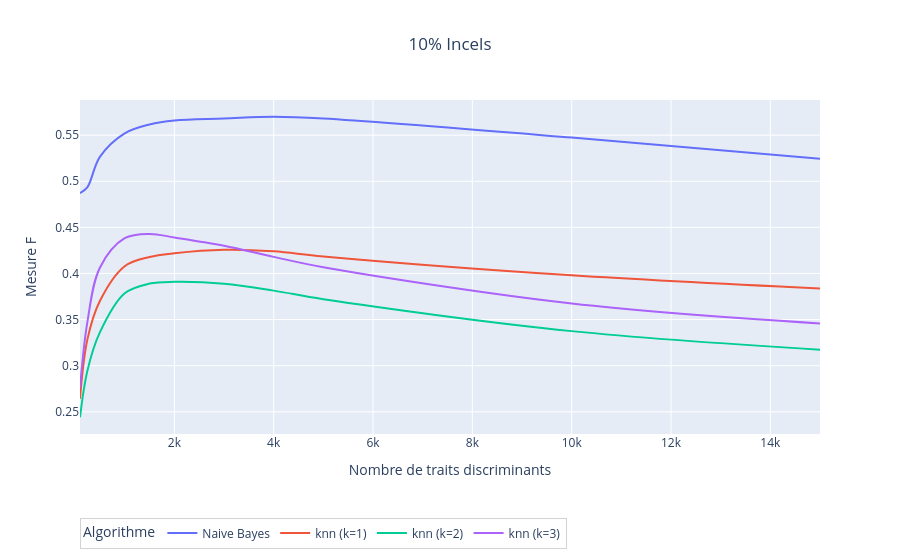
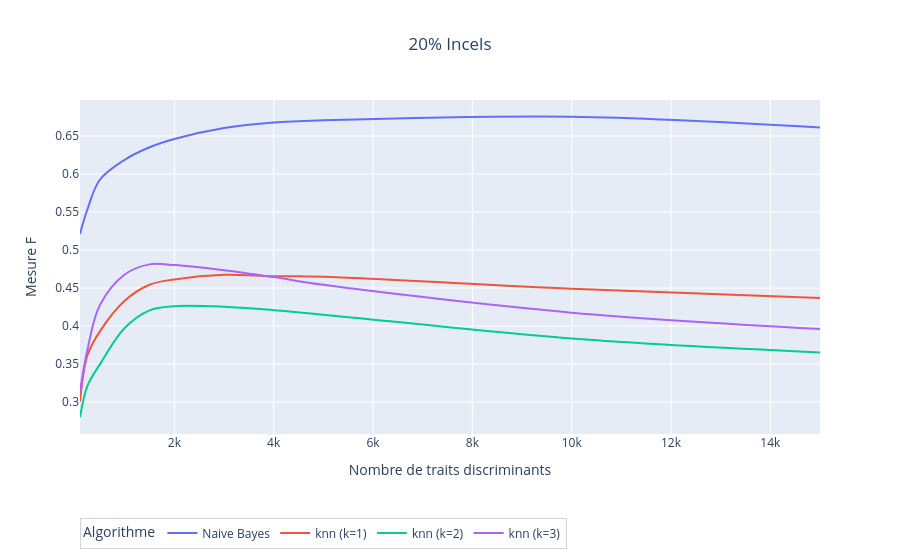
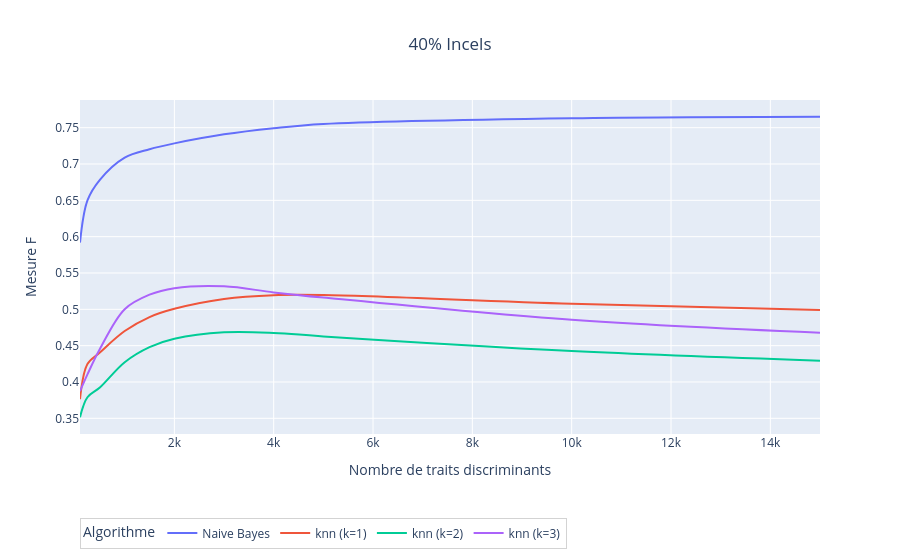
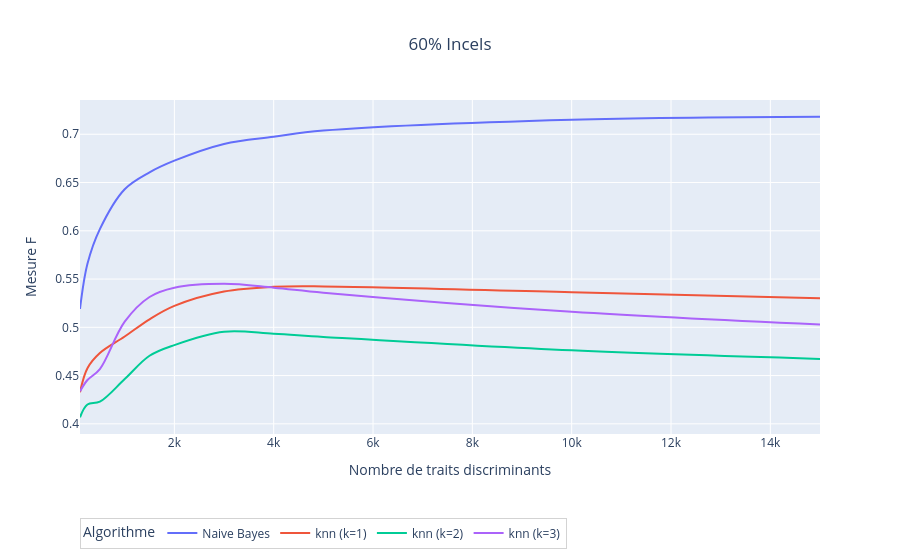

These figures' notebook cell, in order:
### Code cell
ratios_incels = df['% Incels'].unique()
ratios_incels = [x for x in ratios_incels if x in [10, 20, 40, 60, 80, 90]]
for ratio in ratios_incels:
    subdf = df[df['% Incels'] == ratio]
    subdf = subdf[subdf['Algorithme'].isin(['Naive Bayes', 'knn (k=1)', 'knn (k=2)', 'knn (k=3)'])]
    subdf = subdf.sort_values(by=['Algorithme', 'N traits discr.', 'f1-score'])

    fig = px.line(
        subdf,
        x='N traits discr.',
        y='f1-score',
        color='Algorithme',
        line_shape='spline',
        title=f"{ratio}% Incels",
        labels={
            "f1-score": "Mesure F",
            "N traits discr.": "Nombre de traits discriminants",
            "% Incels": "% données Incels"
        }
    )

    fig.update_layout(
        legend=dict(
            x=0,
            y=-0.25,
            orientation='h',
            bordercolor='lightgrey',
            borderwidth=1
            ),
        title_x=0.5
    )

    fig.write_image(f"../4-figures/results_{ratio}.svg")
    fig.show()

### Figure 1 — Plotly figure (JSON) as saved in the notebook; plotly's stock layout.template omitted (floating-point values rounded to 4 significant figures)
{"data": [{"hovertemplate": "Algorithme=Naive Bayes<br>Nombre de traits discriminants=%{x}<br>Mesure F=%{y}<extra></extra>", "legendgroup": "Naive Bayes", "line": {"color": "#636efa", "dash": "solid", "shape": "spline"}, "marker": {"symbol": "circle"}, "mode": "lines", "name": "Naive Bayes", "orientation": "v", "showlegend": true, "type": "scatter", "x": [100, 250, 500, 1000, 1500, 2000, 3000, 4000, 5000, 10000, 15000], "xaxis": "x", "y": [0.4872, 0.4937, 0.5265, 0.552, 0.5616, 0.566, 0.5681, 0.57, 0.5681, 0.5474, 0.5245], "yaxis": "y"}, {"hovertemplate": "Algorithme=knn (k=1)<br>Nombre de traits discriminants=%{x}<br>Mesure F=%{y}<extra></extra>", "legendgroup": "knn (k=1)", "line": {"color": "#EF553B", "dash": "solid", "shape": "spline"}, "marker": {"symbol": "circle"}, "mode": "lines", "name": "knn (k=1)", "orientation": "v", "showlegend": true, "type": "scatter", "x": [100, 250, 500, 1000, 1500, 2000, 3000, 4000, 5000, 10000, 15000], "xaxis": "x", "y": [0.2643, 0.3288, 0.3702, 0.4079, 0.4179, 0.4219, 0.4257, 0.424, 0.4184, 0.398, 0.3836], "yaxis": "y"}, {"hovertemplate": "Algorithme=knn (k=2)<br>Nombre de traits discriminants=%{x}<br>Mesure F=%{y}<extra></extra>", "legendgroup": "knn (k=2)", "line": {"color": "#00cc96", "dash": "solid", "shape": "spline"}, "marker": {"symbol": "circle"}, "mode": "lines", "name": "knn (k=2)", "orientation": "v", "showlegend": true, "type": "scatter", "x": [100, 250, 500, 1000, 1500, 2000, 3000, 4000, 5000, 10000, 15000], "xaxis": "x", "y": [0.244, 0.2949, 0.3361, 0.3785, 0.389, 0.3909, 0.3889, 0.3814, 0.3721, 0.3375, 0.3174], "yaxis": "y"}, {"hovertemplate": "Algorithme=knn (k=3)<br>Nombre de traits discriminants=%{x}<br>Mesure F=%{y}<extra></extra>", "legendgroup": "knn (k=3)", "line": {"color": "#ab63fa", "dash": "solid", "shape": "spline"}, "marker": {"symbol": "circle"}, "mode": "lines", "name": "knn (k=3)", "orientation": "v", "showlegend": true, "type": "scatter", "x": [100, 250, 500, 1000, 1500, 2000, 3000, 4000, 5000, 10000, 15000], "xaxis": "x", "y": [0.276, 0.3478, 0.4063, 0.4383, 0.4429, 0.4391, 0.4301, 0.418, 0.4068, 0.3674, 0.3458], "yaxis": "y"}], "layout": {"legend": {"bordercolor": "lightgrey", "borderwidth": 1, "orientation": "h", "title": {"text": "Algorithme"}, "tracegroupgap": 0, "x": 0, "y": -0.25}, "title": {"text": "10% Incels", "x": 0.5}, "xaxis": {"anchor": "y", "domain": [0, 1], "title": {"text": "Nombre de traits discriminants"}}, "yaxis": {"anchor": "x", "domain": [0, 1], "title": {"text": "Mesure F"}}}}

### Figure 2 — Plotly figure (JSON) as saved in the notebook; plotly's stock layout.template omitted (floating-point values rounded to 4 significant figures)
{"data": [{"hovertemplate": "Algorithme=Naive Bayes<br>Nombre de traits discriminants=%{x}<br>Mesure F=%{y}<extra></extra>", "legendgroup": "Naive Bayes", "line": {"color": "#636efa", "dash": "solid", "shape": "spline"}, "marker": {"symbol": "circle"}, "mode": "lines", "name": "Naive Bayes", "orientation": "v", "showlegend": true, "type": "scatter", "x": [100, 250, 500, 1000, 1500, 2000, 3000, 4000, 5000, 10000, 15000], "xaxis": "x", "y": [0.5212, 0.5536, 0.5925, 0.6187, 0.6352, 0.6461, 0.6605, 0.6679, 0.6707, 0.6754, 0.6613], "yaxis": "y"}, {"hovertemplate": "Algorithme=knn (k=1)<br>Nombre de traits discriminants=%{x}<br>Mesure F=%{y}<extra></extra>", "legendgroup": "knn (k=1)", "line": {"color": "#EF553B", "dash": "solid", "shape": "spline"}, "marker": {"symbol": "circle"}, "mode": "lines", "name": "knn (k=1)", "orientation": "v", "showlegend": true, "type": "scatter", "x": [100, 250, 500, 1000, 1500, 2000, 3000, 4000, 5000, 10000, 15000], "xaxis": "x", "y": [0.3007, 0.3616, 0.393, 0.4333, 0.4543, 0.4614, 0.4675, 0.4655, 0.4649, 0.4492, 0.4371], "yaxis": "y"}, {"hovertemplate": "Algorithme=knn (k=2)<br>Nombre de traits discriminants=%{x}<br>Mesure F=%{y}<extra></extra>", "legendgroup": "knn (k=2)", "line": {"color": "#00cc96", "dash": "solid", "shape": "spline"}, "marker": {"symbol": "circle"}, "mode": "lines", "name": "knn (k=2)", "orientation": "v", "showlegend": true, "type": "scatter", "x": [100, 250, 500, 1000, 1500, 2000, 3000, 4000, 5000, 10000, 15000], "xaxis": "x", "y": [0.28, 0.3213, 0.3496, 0.3975, 0.4207, 0.4261, 0.4254, 0.4209, 0.415, 0.3835, 0.3652], "yaxis": "y"}, {"hovertemplate": "Algorithme=knn (k=3)<br>Nombre de traits discriminants=%{x}<br>Mesure F=%{y}<extra></extra>", "legendgroup": "knn (k=3)", "line": {"color": "#ab63fa", "dash": "solid", "shape": "spline"}, "marker": {"symbol": "circle"}, "mode": "lines", "name": "knn (k=3)", "orientation": "v", "showlegend": true, "type": "scatter", "x": [100, 250, 500, 1000, 1500, 2000, 3000, 4000, 5000, 10000, 15000], "xaxis": "x", "y": [0.314, 0.3688, 0.4275, 0.4678, 0.4811, 0.4803, 0.4735, 0.4644, 0.4542, 0.4176, 0.3962], "yaxis": "y"}], "layout": {"legend": {"bordercolor": "lightgrey", "borderwidth": 1, "orientation": "h", "title": {"text": "Algorithme"}, "tracegroupgap": 0, "x": 0, "y": -0.25}, "title": {"text": "20% Incels", "x": 0.5}, "xaxis": {"anchor": "y", "domain": [0, 1], "title": {"text": "Nombre de traits discriminants"}}, "yaxis": {"anchor": "x", "domain": [0, 1], "title": {"text": "Mesure F"}}}}

### Figure 3 — Plotly figure (JSON) as saved in the notebook; plotly's stock layout.template omitted (floating-point values rounded to 4 significant figures)
{"data": [{"hovertemplate": "Algorithme=Naive Bayes<br>Nombre de traits discriminants=%{x}<br>Mesure F=%{y}<extra></extra>", "legendgroup": "Naive Bayes", "line": {"color": "#636efa", "dash": "solid", "shape": "spline"}, "marker": {"symbol": "circle"}, "mode": "lines", "name": "Naive Bayes", "orientation": "v", "showlegend": true, "type": "scatter", "x": [100, 250, 500, 1000, 1500, 2000, 3000, 4000, 5000, 10000, 15000], "xaxis": "x", "y": [0.5918, 0.6499, 0.6783, 0.7088, 0.7204, 0.7284, 0.7409, 0.7493, 0.7551, 0.763, 0.7651], "yaxis": "y"}, {"hovertemplate": "Algorithme=knn (k=1)<br>Nombre de traits discriminants=%{x}<br>Mesure F=%{y}<extra></extra>", "legendgroup": "knn (k=1)", "line": {"color": "#EF553B", "dash": "solid", "shape": "spline"}, "marker": {"symbol": "circle"}, "mode": "lines", "name": "knn (k=1)", "orientation": "v", "showlegend": true, "type": "scatter", "x": [100, 250, 500, 1000, 1500, 2000, 3000, 4000, 5000, 10000, 15000], "xaxis": "x", "y": [0.3764, 0.4247, 0.4406, 0.4701, 0.4894, 0.5008, 0.5143, 0.5194, 0.5196, 0.5077, 0.499], "yaxis": "y"}, {"hovertemplate": "Algorithme=knn (k=2)<br>Nombre de traits discriminants=%{x}<br>Mesure F=%{y}<extra></extra>", "legendgroup": "knn (k=2)", "line": {"color": "#00cc96", "dash": "solid", "shape": "spline"}, "marker": {"symbol": "circle"}, "mode": "lines", "name": "knn (k=2)", "orientation": "v", "showlegend": true, "type": "scatter", "x": [100, 250, 500, 1000, 1500, 2000, 3000, 4000, 5000, 10000, 15000], "xaxis": "x", "y": [0.3514, 0.379, 0.3924, 0.4272, 0.448, 0.4594, 0.4683, 0.4676, 0.4627, 0.4426, 0.4293], "yaxis": "y"}, {"hovertemplate": "Algorithme=knn (k=3)<br>Nombre de traits discriminants=%{x}<br>Mesure F=%{y}<extra></extra>", "legendgroup": "knn (k=3)", "line": {"color": "#ab63fa", "dash": "solid", "shape": "spline"}, "marker": {"symbol": "circle"}, "mode": "lines", "name": "knn (k=3)", "orientation": "v", "showlegend": true, "type": "scatter", "x": [100, 250, 500, 1000, 1500, 2000, 3000, 4000, 5000, 10000, 15000], "xaxis": "x", "y": [0.3874, 0.4105, 0.4454, 0.5002, 0.5201, 0.5292, 0.5317, 0.5233, 0.5162, 0.4855, 0.4676], "yaxis": "y"}], "layout": {"legend": {"bordercolor": "lightgrey", "borderwidth": 1, "orientation": "h", "title": {"text": "Algorithme"}, "tracegroupgap": 0, "x": 0, "y": -0.25}, "title": {"text": "40% Incels", "x": 0.5}, "xaxis": {"anchor": "y", "domain": [0, 1], "title": {"text": "Nombre de traits discriminants"}}, "yaxis": {"anchor": "x", "domain": [0, 1], "title": {"text": "Mesure F"}}}}

### Figure 4 — Plotly figure (JSON) as saved in the notebook; plotly's stock layout.template omitted (floating-point values rounded to 4 significant figures)
{"data": [{"hovertemplate": "Algorithme=Naive Bayes<br>Nombre de traits discriminants=%{x}<br>Mesure F=%{y}<extra></extra>", "legendgroup": "Naive Bayes", "line": {"color": "#636efa", "dash": "solid", "shape": "spline"}, "marker": {"symbol": "circle"}, "mode": "lines", "name": "Naive Bayes", "orientation": "v", "showlegend": true, "type": "scatter", "x": [100, 250, 500, 1000, 1500, 2000, 3000, 4000, 5000, 10000, 15000], "xaxis": "x", "y": [0.519, 0.5658, 0.6018, 0.6431, 0.6606, 0.6727, 0.69, 0.6975, 0.7038, 0.7151, 0.7182], "yaxis": "y"}, {"hovertemplate": "Algorithme=knn (k=1)<br>Nombre de traits discriminants=%{x}<br>Mesure F=%{y}<extra></extra>", "legendgroup": "knn (k=1)", "line": {"color": "#EF553B", "dash": "solid", "shape": "spline"}, "marker": {"symbol": "circle"}, "mode": "lines", "name": "knn (k=1)", "orientation": "v", "showlegend": true, "type": "scatter", "x": [100, 250, 500, 1000, 1500, 2000, 3000, 4000, 5000, 10000, 15000], "xaxis": "x", "y": [0.4328, 0.4576, 0.4733, 0.4904, 0.5083, 0.5222, 0.537, 0.5419, 0.5424, 0.5364, 0.5302], "yaxis": "y"}, {"hovertemplate": "Algorithme=knn (k=2)<br>Nombre de traits discriminants=%{x}<br>Mesure F=%{y}<extra></extra>", "legendgroup": "knn (k=2)", "line": {"color": "#00cc96", "dash": "solid", "shape": "spline"}, "marker": {"symbol": "circle"}, "mode": "lines", "name": "knn (k=2)", "orientation": "v", "showlegend": true, "type": "scatter", "x": [100, 250, 500, 1000, 1500, 2000, 3000, 4000, 5000, 10000, 15000], "xaxis": "x", "y": [0.4068, 0.42, 0.4229, 0.4463, 0.4705, 0.4816, 0.4954, 0.4933, 0.4901, 0.4761, 0.4672], "yaxis": "y"}, {"hovertemplate": "Algorithme=knn (k=3)<br>Nombre de traits discriminants=%{x}<br>Mesure F=%{y}<extra></extra>", "legendgroup": "knn (k=3)", "line": {"color": "#ab63fa", "dash": "solid", "shape": "spline"}, "marker": {"symbol": "circle"}, "mode": "lines", "name": "knn (k=3)", "orientation": "v", "showlegend": true, "type": "scatter", "x": [100, 250, 500, 1000, 1500, 2000, 3000, 4000, 5000, 10000, 15000], "xaxis": "x", "y": [0.4336, 0.4454, 0.4567, 0.5059, 0.5314, 0.5411, 0.545, 0.5411, 0.5358, 0.516, 0.5028], "yaxis": "y"}], "layout": {"legend": {"bordercolor": "lightgrey", "borderwidth": 1, "orientation": "h", "title": {"text": "Algorithme"}, "tracegroupgap": 0, "x": 0, "y": -0.25}, "title": {"text": "60% Incels", "x": 0.5}, "xaxis": {"anchor": "y", "domain": [0, 1], "title": {"text": "Nombre de traits discriminants"}}, "yaxis": {"anchor": "x", "domain": [0, 1], "title": {"text": "Mesure F"}}}}
